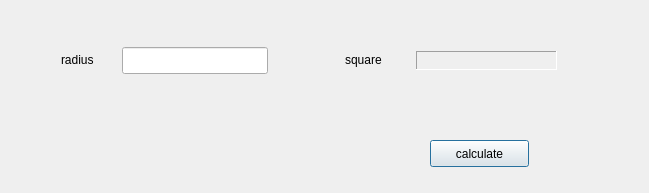
<?xml version="1.0" encoding="UTF-8"?>
<ui version="4.0">
 <class>Dialog</class>
 <widget class="QDialog" name="Dialog">
  <property name="geometry">
   <rect>
    <x>0</x>
    <y>0</y>
    <width>649</width>
    <height>193</height>
   </rect>
  </property>
  <property name="windowTitle">
   <string>Dialog</string>
  </property>
  <widget class="QLabel" name="label">
   <property name="geometry">
    <rect>
     <x>61</x>
     <y>51</y>
     <width>42</width>
     <height>17</height>
    </rect>
   </property>
   <property name="text">
    <string>radius</string>
   </property>
  </widget>
  <widget class="QLabel" name="label_2">
   <property name="geometry">
    <rect>
     <x>345</x>
     <y>51</y>
     <width>47</width>
     <height>17</height>
    </rect>
   </property>
   <property name="text">
    <string>square</string>
   </property>
  </widget>
  <widget class="QLabel" name="label_showSquare">
   <property name="geometry">
    <rect>
     <x>416</x>
     <y>51</y>
     <width>141</width>
     <height>19</height>
    </rect>
   </property>
   <property name="frameShape">
    <enum>QFrame::Panel</enum>
   </property>
   <property name="frameShadow">
    <enum>QFrame::Sunken</enum>
   </property>
   <property name="text">
    <string/>
   </property>
  </widget>
  <widget class="QLineEdit" name="lineEdit_radius">
   <property name="geometry">
    <rect>
     <x>122</x>
     <y>47</y>
     <width>146</width>
     <height>27</height>
    </rect>
   </property>
   <property name="autoFillBackground">
    <bool>false</bool>
   </property>
  </widget>
  <widget class="QPushButton" name="pushButton_calculate">
   <property name="geometry">
    <rect>
     <x>430</x>
     <y>140</y>
     <width>99</width>
     <height>27</height>
    </rect>
   </property>
   <property name="text">
    <string>calculate</string>
   </property>
  </widget>
 </widget>
 <layoutdefault spacing="6" margin="11"/>
 <resources/>
 <connections/>
</ui>
